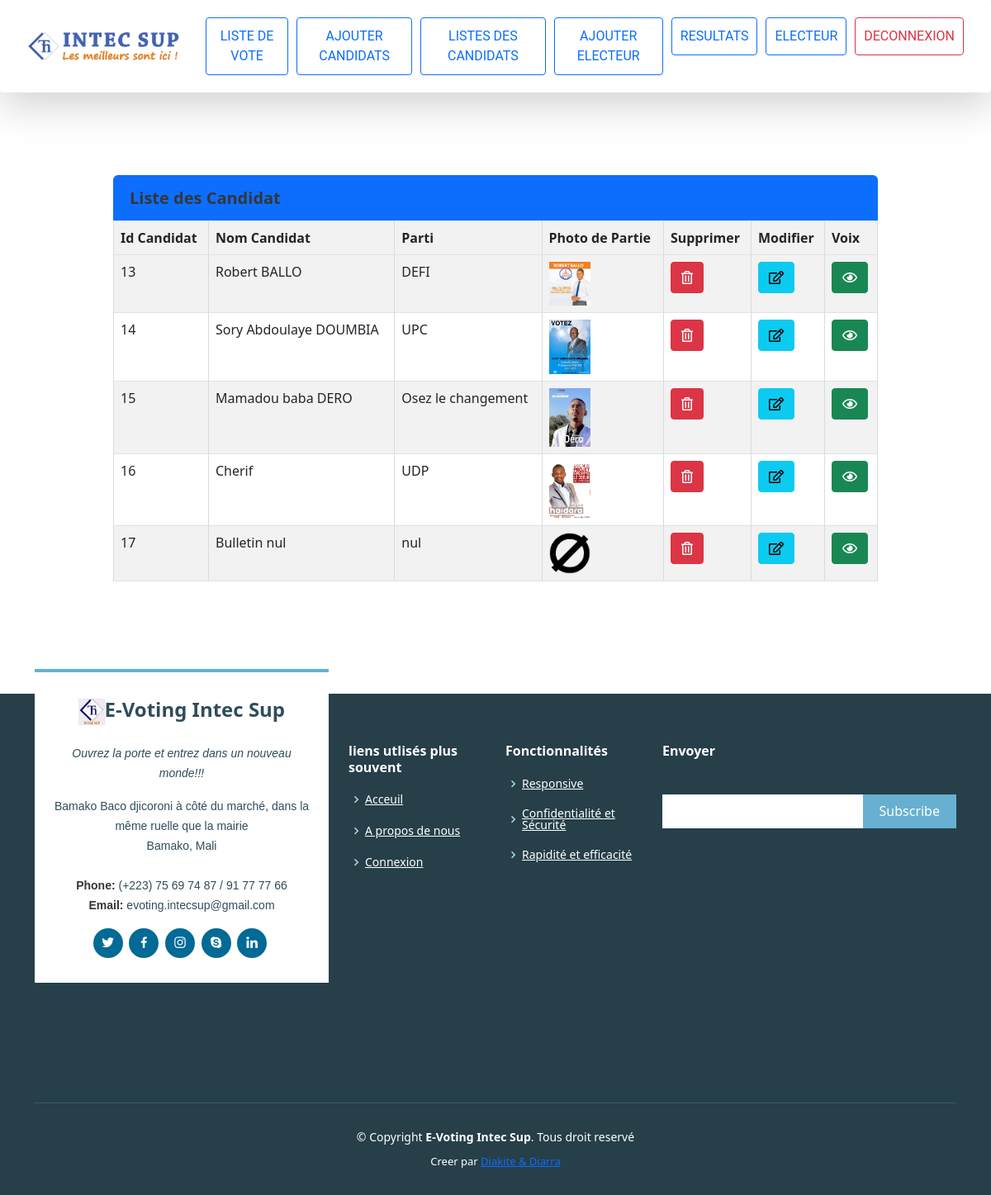
The page /?page=listCandidat (signed in) on the database its author committed.
### tables this page shows
CREATE TABLE IF NOT EXISTS `candidat` (
  `id_candidat` int NOT NULL AUTO_INCREMENT,
  `nom_candidat` varchar(60) DEFAULT NULL,
  `nom_partie` text,
  `photo_parti` text,
  PRIMARY KEY (`id_candidat`),
  UNIQUE KEY `photo` (`id_candidat`)
);

### model/candidat.php (called while the page is built, shortened)
<?php
    class Candidat{
        function getAllCandidat(){
            $ob_connexion=new Connexion();
            $db=$ob_connexion->getDB();
            $allCandidat=null;
            if (!is_null($db))
             {
                $sql="SELECT * from candidat";
                $result=$db->query($sql);
                $allCandidat=$result->fetchAll(PDO::FETCH_ASSOC);
             }
          return $allCandidat;
    }
    }
?>

### view/candidat/listCandidat.php (the view, shortened to what this page needs)
<?php include 'view/partager/header.php';?>
  <div class="container">
      <div class="row">
      <div class="col-md-10 offset-md-1">
      <div class="panel-heading bg-primary">Liste des Candidat</div>
			<div class="panel-body">
				<table class="table table-bordered table-striped">
            <tr>
                <th>Id Candidat</th>
                <th>Nom Candidat</th>
                <th>Parti</th>
                <th>Photo de Partie</th>
                <th>Supprimer</th>
                <th>Modifier</th>
                <th>Voix</th>
            </tr>
            <tr>
                <?php
                  require_once "model/candidat.php";
                  $obj_candidat=new Candidat();
                  $liste_candidat=$obj_candidat->getAllCandidat();
                  foreach($liste_candidat as $candidat){
                    echo"<tr>
                            <td>$candidat[id_candidat]</td>
                            <td>$candidat[nom_candidat]</td>
                            <td>$candidat[nom_partie]</td>
                            <td><img src='controller/candidats/$candidat[photo_parti]' width='50' height='50' ></td>
                            <td><a href='controller/candidatController.php?id_Candidat=$candidat[id_candidat]' class='btn btn-danger'><i class='far fa-trash-alt'></i><a/></td>
                            <td><a href='?page=editCandidat&id_Candidat=$candidat[id_candidat]' class='btn btn-info '><i class='far fa-edit'></i><a/></td>
                            <td><a href='controller/candidatController.php?id_Candidat_nb_vote=$candidat[id_candidat]' class='btn btn-success '><i class='far fa-eye'></i><a/></td>
                      </tr>";
                  }
                ?>
            </tr>
       </table>
       </div>
      </div>
   </div>
  </div>
<br>
<br>
<br>
<body>
</html>
<?php include 'view/partager/footer.php';?>

### index.php (shortened to what this page needs)
<?php
 if(isset($_GET['page'])){
  switch($_GET['page']){
                case 'listCandidat':
                  require_once "view/candidat/listCandidat.php";
                break;
  }
 }
 else{
   require_once 'menu/menu.php';
 }
?>

### view/partager/header.php (shortened to what this page needs)
<!DOCTYPE html>
<html lang="fr">
<head>
    <link rel="stylesheet" href="https://cdn.jsdelivr.net/npm/bulma@0.9.3/css/bulma.min.css">
    <link rel="stylesheet" href="https://pro.fontawesome.com/releases/v5.10.0/css/all.css"/>
    <link rel="stylesheet" href="css/css1.css">
    <link rel="stylesheet" href="css/style.css">
    <link rel="stylesheet" href="assets/bootstrap-5.2.0/css/style.css">
  <link href="assets/vendor/aos/aos.css" rel="stylesheet">
  <link href="assets/vendor/bootstrap/css/bootstrap.min.css" rel="stylesheet">
  <link href="assets/vendor/bootstrap-icons/bootstrap-icons.css" rel="stylesheet">
  <link href="assets/vendor/boxicons/css/boxicons.min.css" rel="stylesheet">
  <link href="assets/vendor/glightbox/css/glightbox.min.css" rel="stylesheet">
  <link href="assets/vendor/swiper/swiper-bundle.min.css" rel="stylesheet">
</head>
<header>
<nav class="navbar navbar-expand-lg  shadow-lg p-3 mb-5 rounded">
  <div class="container-fluid">
    <a class="navbar-brand" href="?page=connexion"  style="color:black; font-weight:bolder"><img src="111.png" alt="" width="200" height="200" href="#"></a>
    <div class="collapse navbar-collapse justify-content-end" id="navbarScroll" >
      <ul class="navbar-nav  my-2 my-lg-0 " style="--bs-scroll-height: 100px;">
        <li  class="nav-item">
          <a class="btn btn-outline-primary" href="?page=liste_vote" role="button" style="margin: 5px; padding:10px;">LISTE DE VOTE</a>
        </li>
        <li  class="nav-item">
          <a class="btn btn-outline-primary" href="?page=addCandidat" role="button" style="margin: 5px; padding:10px;">AJOUTER CANDIDATS</a>
        </li>
        <li  class="nav-item">
          <a class="btn btn-outline-primary" href="?page=listCandidat" role="button"style="margin: 5px; padding:10px;">LISTES DES CANDIDATS</a>
        </li>
        <li  class="nav-item">
          <a class="btn btn-outline-primary" href="?page=inscription" role="button"style="margin: 5px; padding:10px;">AJOUTER ELECTEUR</a>
        </li>
        <li class="nav-item">
          <a class="btn btn-outline-primary" href="?page=les_resultat" role="button"style="margin: 5px; padding:10px;">RESULTATS</a>
        </li>
        <li class="nav-item">
          <a class="btn btn-outline-primary" href="?page=listeElecteur" role="button"style="margin: 5px; padding:10px;">ELECTEUR</a>
        </li>
        <li class="nav-item">
          <a class="btn btn-outline-danger" href="?page=connexion&deconnexion" role="button"style="margin: 5px; padding:10px;">DECONNEXION</a>
        </li>
      </ul>
    </div>
  </div>
</nav>
</header>
<body>

### view/partager/footer.php
 <footer id="footer" class="mt-6">
    <div class="footer-top">
      <div class="container mt-0">
        <div class="row">
          <div class="col-lg-4 col-md-6">
            <div class="footer-info">
              <h3><img src="intec.jpg" width="10%" height="10%">E-Voting Intec Sup</h3>
              <p class="pb-3"><em>Ouvrez la porte et entrez dans un nouveau monde!!!</em></p>
              <p>
                Bamako Baco djicoroni à côté du marché, dans la même ruelle que la mairie <br>
                Bamako, Mali<br><br>
                <strong>Phone:</strong> (+223) 75 69 74 87 / 91 77 77 66<br>
                <strong>Email:</strong> evoting.intecsup@gmail.com<br>
              </p>
              <div class="social-links mt-3">
                <a href="https://twitter.com/intec_sup" class="twitter"><i class="bx bxl-twitter"></i></a>
                <a href="https://www.facebook.com/intecsup" class="facebook"><i class="bx bxl-facebook"></i></a>
                <a href="https://www.instagram.com/intecsupmali/" class="instagram"><i class="bx bxl-instagram"></i></a>
                <a href="#" class="google-plus"><i class="bx bxl-skype"></i></a>
                <a href="https://www.linkedin.com/in/abdoulaye-sacko-b7b5a728/" class="linkedin"><i class="bx bxl-linkedin"></i></a>
              </div>
            </div>
          </div>
          <div class="col-lg-2 col-md-6 footer-links">
            <h4>liens utlisés plus souvent</h4>
            <ul>
              <li><i class="bx bx-chevron-right"></i> <a href="#">Acceuil</a></li>
              <li><i class="bx bx-chevron-right"></i> <a href="#">A propos de nous</a></li>
              <li><i class="bx bx-chevron-right"></i> <a href="#">Connexion</a></li>
            </ul>
          </div>
          <div class="col-lg-2 col-md-6 footer-links">
            <h4>Fonctionnalités</h4>
            <ul>
              <li><i class="bx bx-chevron-right"></i> <a href="#">Responsive</a></li>
              <li><i class="bx bx-chevron-right"></i> <a href="#">Confidentialité et Sécurité</a></li>
              <li><i class="bx bx-chevron-right"></i> <a href="#">Rapidité et efficacité</a></li>
            </ul>
          </div>
          <div class="col-lg-4 col-md-6 footer-newsletter">
            <h4>Envoyer</h4>
            <form action="" method="post">
              <input type="email" name="email"><input type="submit" value="Subscribe">
            </form>
          </div>
        </div>
      </div>
    </div>
    <div class="container">
      <div class="copyright">
        &copy; Copyright  <strong class="aaa"> E-Voting Intec Sup</strong>. Tous droit reservé
      </div>
      <div class="credits">
        Creer par <a href="#">Diakite & Diarra</a>
      </div>
    </div>
  </footer>
</body>
</html>

### css/css1.css (style rules this page uses)
.container { position: relative; width: 320px; margin: 100px auto 0 auto; perspective: 1000px; }
p { text-align: center; }

### css/style.css (style rules this page uses)
header ul { margin: 0; padding: 0; list-style: none; overflow: hidden; background-color: #fff; }
header li a { display:block; padding: 20px 20px; border-right: 1px solid #f4f4f4; text-decoration:none; color: black; font: normal 500 15px/2px 'Roboto', cursive; }
#footer { background: #263f49; padding: 0 0 30px 0; color: rgb(255, 255, 255); font-size: 14px; }
#footer .footer-top { padding: 60px 0 30px 0; }
#footer .footer-top .footer-info { margin-top: -90px; margin-bottom: 15px; background: white; color: #2f4d5a; border-top: 4px solid #67b0d1; text-align: center; padding: 30px 20px; }
#footer .footer-top .footer-info h3 { font-size: 24px; margin: 0 0 20px 0; padding: 2px 0 2px 0; line-height: 1; font-weight: 700; }
#footer .footer-top .footer-info p { font-size: 14px; line-height: 24px; margin-bottom: 0; font-family: "Raleway", sans-serif; }
#footer .footer-top .social-links a { font-size: 18px; display: inline-block; background: #026a96; color: #fff; line-height: 1; padding: 8px 0; margin-right: 4px; border-radius: 50%; text-align: center; width: 36px; height: 36px; transition: 0.3s; }
#footer .footer-top h4 { font-size: 16px; font-weight: 600; color: #fff; position: relative; padding-bottom: 12px; }
#footer .footer-top .footer-links { margin-bottom: 30px; }
#footer .footer-top .footer-links ul { list-style: none; padding: 0; margin: 0; }
#footer .footer-top .footer-links ul i { padding-right: 2px; color: #b5d9e9; font-size: 18px; line-height: 1; }
#footer .footer-top .footer-links ul li { padding: 10px 0; display: flex; align-items: center; }
#footer .footer-top .footer-links ul li:first-child { padding-top: 0; }
#footer .footer-top .footer-links ul a { color: #fff; transition: 0.3s; display: inline-block; line-height: 1; }
#footer .footer-top .footer-newsletter form { margin-top: 30px; background: #fff; padding: 6px 10px; position: relative; border-radius: 4; }
#footer .footer-top .footer-newsletter form input[type=email] { border: 0; padding: 4px; width: calc(100% - 110px); }
#footer .footer-top .footer-newsletter form input[type=submit] { position: absolute; top: 0; right: 0; bottom: 0; border: 0; background: none; font-size: 16px; padding: 0 20px; background: #67b0d1; color: #fff; transition: 0.3s; border-radius: 4; }
#footer .copyright { border-top: 1px solid #385b6b; text-align: center; padding-top: 30px; }
#footer .credits { padding-top: 10px; text-align: center; font-size: 13px; color: #fff; }
.aaa { color: white; }

### rows shown on the page
candidat: id_candidat "13", nom_candidat "Robert BALLO", nom_partie "DEFI", photo_parti (picture)
candidat: id_candidat "14", nom_candidat "Sory Abdoulaye DOUMBIA", nom_partie "UPC", photo_parti (picture)
candidat: id_candidat "15", nom_candidat "Mamadou baba DERO", nom_partie "Osez le changement", photo_parti (picture)
candidat: id_candidat "16", nom_candidat "Cherif", nom_partie "UDP", photo_parti (picture)
candidat: id_candidat "17", nom_candidat "Bulletin nul", nom_partie "nul", photo_parti (picture)
